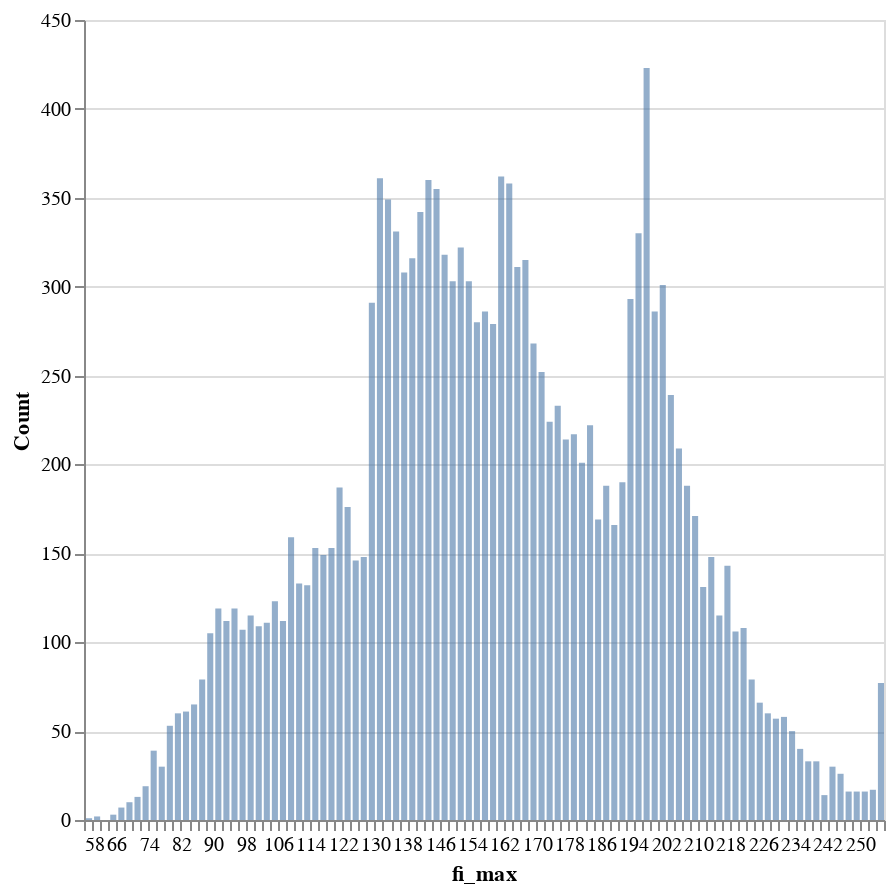

Notebook cell for this chart:
### Code cell
alt.Chart(read_df).mark_bar(opacity=0.6).encode(
    alt.X('fi_max:Q', bin=alt.Bin(maxbins=100), title='fi_max'),
    alt.Y('count()', title='Count'),
).properties(
    width=400,
    height=400
)

### Figure 1 — Vega specification as saved in the notebook (floating-point values rounded to 4 significant figures)
{"$schema": "https://vega.github.io/schema/vega/v5.json", "data": [{"name": "source_0", "values": [{"__count": 358, "bin_maxbins_100_fi_max": 162.0, "bin_maxbins_100_fi_max_end": 164.0}, {"__count": 330, "bin_maxbins_100_fi_max": 194.0, "bin_maxbins_100_fi_max_end": 196.0}, {"__count": 169, "bin_maxbins_100_fi_max": 184.0, "bin_maxbins_100_fi_max_end": 186.0}, {"__count": 301, "bin_maxbins_100_fi_max": 200.0, "bin_maxbins_100_fi_max_end": 202.0}, {"__count": 355, "bin_maxbins_100_fi_max": 144.0, "bin_maxbins_100_fi_max_end": 146.0}, {"__count": 108, "bin_maxbins_100_fi_max": 220.0, "bin_maxbins_100_fi_max_end": 222.0}, {"__count": 423, "bin_maxbins_100_fi_max": 196.0, "bin_maxbins_100_fi_max_end": 198.0}, {"__count": 361, "bin_maxbins_100_fi_max": 130.0, "bin_maxbins_100_fi_max_end": 132.0}, {"__count": 209, "bin_maxbins_100_fi_max": 204.0, "bin_maxbins_100_fi_max_end": 206.0}, {"__count": 148, "bin_maxbins_100_fi_max": 212.0, "bin_maxbins_100_fi_max_end": 214.0}, {"__count": 360, "bin_maxbins_100_fi_max": 142.0, "bin_maxbins_100_fi_max_end": 144.0}, {"__count": 109, "bin_maxbins_100_fi_max": 100.0, "bin_maxbins_100_fi_max_end": 102.0}, {"__count": 77, "bin_maxbins_100_fi_max": 254.0, "bin_maxbins_100_fi_max_end": 256.0}, {"__count": 291, "bin_maxbins_100_fi_max": 128.0, "bin_maxbins_100_fi_max_end": 130.0}, {"__count": 362, "bin_maxbins_100_fi_max": 160.0, "bin_maxbins_100_fi_max_end": 162.0}, {"__count": 176, "bin_maxbins_100_fi_max": 122.0, "bin_maxbins_100_fi_max_end": 124.0}, {"__count": 153, "bin_maxbins_100_fi_max": 118.0, "bin_maxbins_100_fi_max_end": 120.0}, {"__count": 233, "bin_maxbins_100_fi_max": 174.0, "bin_maxbins_100_fi_max_end": 176.0}, {"__count": 331, "bin_maxbins_100_fi_max": 134.0, "bin_maxbins_100_fi_max_end": 136.0}, {"__count": 187, "bin_maxbins_100_fi_max": 120.0, "bin_maxbins_100_fi_max_end": 122.0}, {"__count": 318, "bin_maxbins_100_fi_max": 146.0, "bin_maxbins_100_fi_max_end": 148.0}, {"__count": 111, "bin_maxbins_100_fi_max": 102.0, "bin_maxbins_100_fi_max_end": 104.0}, {"__count": 214, "bin_maxbins_100_fi_max": 176.0, "bin_maxbins_100_fi_max_end": 178.0}, {"__count": 222, "bin_maxbins_100_fi_max": 182.0, "bin_maxbins_100_fi_max_end": 184.0}, {"__count": 188, "bin_maxbins_100_fi_max": 186.0, "bin_maxbins_100_fi_max_end": 188.0}, {"__count": 239, "bin_maxbins_100_fi_max": 202.0, "bin_maxbins_100_fi_max_end": 204.0}, {"__count": 268, "bin_maxbins_100_fi_max": 168.0, "bin_maxbins_100_fi_max_end": 170.0}, {"__count": 132, "bin_maxbins_100_fi_max": 112.0, "bin_maxbins_100_fi_max_end": 114.0}, {"__count": 316, "bin_maxbins_100_fi_max": 138.0, "bin_maxbins_100_fi_max_end": 140.0}, {"__count": 33, "bin_maxbins_100_fi_max": 238.0, "bin_maxbins_100_fi_max_end": 240.0}, {"__count": 16, "bin_maxbins_100_fi_max": 246.0, "bin_maxbins_100_fi_max_end": 248.0}, {"__count": 148, "bin_maxbins_100_fi_max": 126.0, "bin_maxbins_100_fi_max_end": 128.0}, {"__count": 105, "bin_maxbins_100_fi_max": 88.0, "bin_maxbins_100_fi_max_end": 90.0}, {"__count": 190, "bin_maxbins_100_fi_max": 190.0, "bin_maxbins_100_fi_max_end": 192.0}, {"__count": 65, "bin_maxbins_100_fi_max": 84.0, "bin_maxbins_100_fi_max_end": 86.0}, {"__count": 107, "bin_maxbins_100_fi_max": 96.0, "bin_maxbins_100_fi_max_end": 98.0}, {"__count": 217, "bin_maxbins_100_fi_max": 178.0, "bin_maxbins_100_fi_max_end": 180.0}, {"__count": 279, "bin_maxbins_100_fi_max": 158.0, "bin_maxbins_100_fi_max_end": 160.0}, {"__count": 311, "bin_maxbins_100_fi_max": 164.0, "bin_maxbins_100_fi_max_end": 166.0}, {"__count": 303, "bin_maxbins_100_fi_max": 148.0, "bin_maxbins_100_fi_max_end": 150.0}, {"__count": 30, "bin_maxbins_100_fi_max": 242.0, "bin_maxbins_100_fi_max_end": 244.0}, {"__count": 293, "bin_maxbins_100_fi_max": 192.0, "bin_maxbins_100_fi_max_end": 194.0}, {"__count": 159, "bin_maxbins_100_fi_max": 108.0, "bin_maxbins_100_fi_max_end": 110.0}, {"__count": 57, "bin_maxbins_100_fi_max": 228.0, "bin_maxbins_100_fi_max_end": 230.0}, {"__count": 146, "bin_maxbins_100_fi_max": 124.0, "bin_maxbins_100_fi_max_end": 126.0}, {"__count": 112, "bin_maxbins_100_fi_max": 106.0, "bin_maxbins_100_fi_max_end": 108.0}, {"__count": 286, "bin_maxbins_100_fi_max": 198.0, "bin_maxbins_100_fi_max_end": 200.0}, {"__count": 322, "bin_maxbins_100_fi_max": 150.0, "bin_maxbins_100_fi_max_end": 152.0}, {"__count": 308, "bin_maxbins_100_fi_max": 136.0, "bin_maxbins_100_fi_max_end": 138.0}, {"__count": 112, "bin_maxbins_100_fi_max": 92.0, "bin_maxbins_100_fi_max_end": 94.0}, {"__count": 280, "bin_maxbins_100_fi_max": 154.0, "bin_maxbins_100_fi_max_end": 156.0}, {"__count": 115, "bin_maxbins_100_fi_max": 214.0, "bin_maxbins_100_fi_max_end": 216.0}, {"__count": 79, "bin_maxbins_100_fi_max": 86.0, "bin_maxbins_100_fi_max_end": 88.0}, {"__count": 303, "bin_maxbins_100_fi_max": 152.0, "bin_maxbins_100_fi_max_end": 154.0}, {"__count": 188, "bin_maxbins_100_fi_max": 206.0, "bin_maxbins_100_fi_max_end": 208.0}, {"__count": 123, "bin_maxbins_100_fi_max": 104.0, "bin_maxbins_100_fi_max_end": 106.0}, {"__count": 349, "bin_maxbins_100_fi_max": 132.0, "bin_maxbins_100_fi_max_end": 134.0}, {"__count": 315, "bin_maxbins_100_fi_max": 166.0, "bin_maxbins_100_fi_max_end": 168.0}, {"__count": 286, "bin_maxbins_100_fi_max": 156.0, "bin_maxbins_100_fi_max_end": 158.0}, {"__count": 133, "bin_maxbins_100_fi_max": 110.0, "bin_maxbins_100_fi_max_end": 112.0}, {"__count": 79, "bin_maxbins_100_fi_max": 222.0, "bin_maxbins_100_fi_max_end": 224.0}, {"__count": 153, "bin_maxbins_100_fi_max": 114.0, "bin_maxbins_100_fi_max_end": 116.0}, {"__count": 115, "bin_maxbins_100_fi_max": 98.0, "bin_maxbins_100_fi_max_end": 100.0}, {"__count": 201, "bin_maxbins_100_fi_max": 180.0, "bin_maxbins_100_fi_max_end": 182.0}, {"__count": 166, "bin_maxbins_100_fi_max": 188.0, "bin_maxbins_100_fi_max_end": 190.0}, {"__count": 342, "bin_maxbins_100_fi_max": 140.0, "bin_maxbins_100_fi_max_end": 142.0}, {"__count": 143, "bin_maxbins_100_fi_max": 216.0, "bin_maxbins_100_fi_max_end": 218.0}, {"__count": 131, "bin_maxbins_100_fi_max": 210.0, "bin_maxbins_100_fi_max_end": 212.0}, {"__count": 252, "bin_maxbins_100_fi_max": 170.0, "bin_maxbins_100_fi_max_end": 172.0}, {"__count": 16, "bin_maxbins_100_fi_max": 250.0, "bin_maxbins_100_fi_max_end": 252.0}, {"__count": 58, "bin_maxbins_100_fi_max": 230.0, "bin_maxbins_100_fi_max_end": 232.0}, {"__count": 61, "bin_maxbins_100_fi_max": 82.0, "bin_maxbins_100_fi_max_end": 84.0}, {"__count": 171, "bin_maxbins_100_fi_max": 208.0, "bin_maxbins_100_fi_max_end": 210.0}, {"__count": 53, "bin_maxbins_100_fi_max": 78.0, "bin_maxbins_100_fi_max_end": 80.0}, {"__count": 224, "bin_maxbins_100_fi_max": 172.0, "bin_maxbins_100_fi_max_end": 174.0}, {"__count": 149, "bin_maxbins_100_fi_max": 116.0, "bin_maxbins_100_fi_max_end": 118.0}, {"__count": 119, "bin_maxbins_100_fi_max": 90.0, "bin_maxbins_100_fi_max_end": 92.0}, {"__count": 60, "bin_maxbins_100_fi_max": 226.0, "bin_maxbins_100_fi_max_end": 228.0}, {"__count": 50, "bin_maxbins_100_fi_max": 232.0, "bin_maxbins_100_fi_max_end": 234.0}, {"__count": 39, "bin_maxbins_100_fi_max": 74.0, "bin_maxbins_100_fi_max_end": 76.0}, {"__count": 30, "bin_maxbins_100_fi_max": 76.0, "bin_maxbins_100_fi_max_end": 78.0}, {"__count": 33, "bin_maxbins_100_fi_max": 236.0, "bin_maxbins_100_fi_max_end": 238.0}, {"__count": 106, "bin_maxbins_100_fi_max": 218.0, "bin_maxbins_100_fi_max_end": 220.0}, {"__count": 66, "bin_maxbins_100_fi_max": 224.0, "bin_maxbins_100_fi_max_end": 226.0}, {"__count": 17, "bin_maxbins_100_fi_max": 252.0, "bin_maxbins_100_fi_max_end": 254.0}, {"__count": 119, "bin_maxbins_100_fi_max": 94.0, "bin_maxbins_100_fi_max_end": 96.0}, {"__count": 13, "bin_maxbins_100_fi_max": 70.0, "bin_maxbins_100_fi_max_end": 72.0}, {"__count": 26, "bin_maxbins_100_fi_max": 244.0, "bin_maxbins_100_fi_max_end": 246.0}, {"__count": 7, "bin_maxbins_100_fi_max": 66.0, "bin_maxbins_100_fi_max_end": 68.0}, {"__count": 60, "bin_maxbins_100_fi_max": 80.0, "bin_maxbins_100_fi_max_end": 82.0}, {"__count": 19, "bin_maxbins_100_fi_max": 72.0, "bin_maxbins_100_fi_max_end": 74.0}, {"__count": 40, "bin_maxbins_100_fi_max": 234.0, "bin_maxbins_100_fi_max_end": 236.0}, {"__count": 10, "bin_maxbins_100_fi_max": 68.0, "bin_maxbins_100_fi_max_end": 70.0}, {"__count": 16, "bin_maxbins_100_fi_max": 248.0, "bin_maxbins_100_fi_max_end": 250.0}, {"__count": 2, "bin_maxbins_100_fi_max": 60.0, "bin_maxbins_100_fi_max_end": 62.0}, {"__count": 3, "bin_maxbins_100_fi_max": 64.0, "bin_maxbins_100_fi_max_end": 66.0}, {"__count": 14, "bin_maxbins_100_fi_max": 240.0, "bin_maxbins_100_fi_max_end": 242.0}, {"__count": 1, "bin_maxbins_100_fi_max": 58.0, "bin_maxbins_100_fi_max_end": 60.0}]}, {"name": "source_0_y_domain___count", "values": [{"min": 1, "max": 423}]}], "signals": [{"name": "bin_maxbins_100_fi_max_bins", "value": {"fields": ["fi_max"], "fname": "bin_fi_max", "start": 58.0, "step": 2.0, "stop": 256.0}}], "marks": [{"type": "rect", "name": "marks", "from": {"data": "source_0"}, "encode": {"update": {"x2": {"field": "bin_maxbins_100_fi_max", "scale": "x", "offset": {"signal": "0.5 + (abs(scale(\"x\", datum[\"bin_maxbins_100_fi_max_end\"]) - scale(\"x\", datum[\"bin_maxbins_100_fi_max\"])) < 0.25 ? -0.5 * (0.25 - (abs(scale(\"x\", datum[\"bin_maxbins_100_fi_max_end\"]) - scale(\"x\", datum[\"bin_maxbins_100_fi_max\"])))) : 0.5)"}}, "y": {"field": "__count", "scale": "y"}, "x": {"field": "bin_maxbins_100_fi_max_end", "scale": "x", "offset": {"signal": "0.5 + (abs(scale(\"x\", datum[\"bin_maxbins_100_fi_max_end\"]) - scale(\"x\", datum[\"bin_maxbins_100_fi_max\"])) < 0.25 ? 0.5 * (0.25 - (abs(scale(\"x\", datum[\"bin_maxbins_100_fi_max_end\"]) - scale(\"x\", datum[\"bin_maxbins_100_fi_max\"])))) : -0.5)"}}, "opacity": {"value": 0.6}, "fill": {"value": "#4c78a8"}, "y2": {"value": 0, "scale": "y"}}}, "style": ["bar"]}], "scales": [{"name": "x", "type": "linear", "domain": {"signal": "[bin_maxbins_100_fi_max_bins.start, bin_maxbins_100_fi_max_bins.stop]"}, "range": [0, {"signal": "width"}], "bins": {"signal": "bin_maxbins_100_fi_max_bins"}, "zero": false}, {"name": "y", "type": "linear", "domain": [{"signal": "(data(\"source_0_y_domain___count\")[0] || {}).min"}, {"signal": "(data(\"source_0_y_domain___count\")[0] || {}).max"}], "range": [{"signal": "height"}, 0], "nice": true, "zero": true}], "axes": [{"scale": "y", "gridScale": "x", "grid": true, "orient": "left", "ticks": false, "maxExtent": 0, "minExtent": 0, "zindex": 0, "labels": false, "domain": false, "aria": false, "tickCount": {"signal": "ceil(height/40)"}}, {"scale": "x", "grid": false, "title": "fi_max", "orient": "bottom", "labelFlush": true, "labelOverlap": true, "zindex": 0, "tickCount": {"signal": "ceil(width/10)"}}, {"scale": "y", "title": "Count", "labelOverlap": true, "tickCount": {"signal": "ceil(height/40)"}, "orient": "left", "zindex": 0, "grid": false}], "height": 400, "width": 400, "style": "cell", "padding": 5, "background": "white"}
